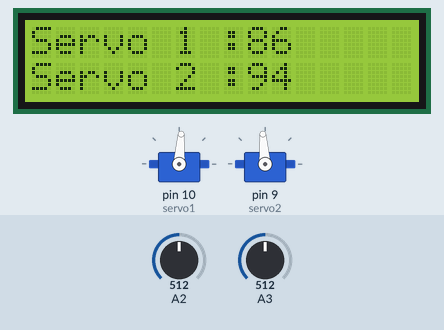
A sketch run on a simulated Arduino Uno, built with avr-gcc and run on an emulated ATmega328P. On the bench: 2 × servo, 16×2 character LCD. The inputs (shaded band) are chosen by the test bench; at power-on: A2 = 512, A3 = 512.

Above: at 0.8 s.
0.9 s: A2 set to 716
At 2.1 s:
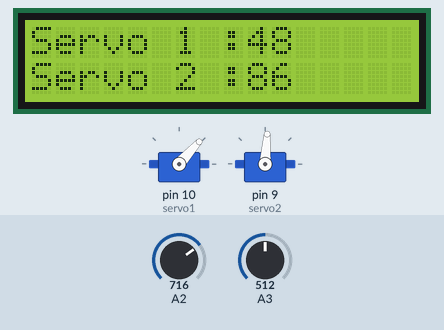
2.4 s: A3 set to 716
At 2.9 s:
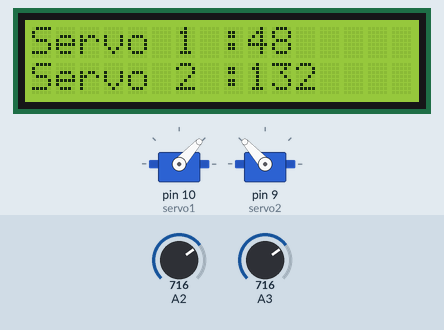
3.9 s: A2 set to 900
At 5.1 s:
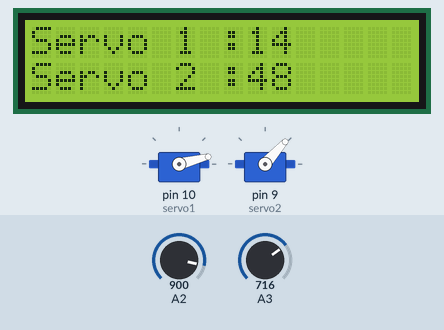
5.4 s: A3 set to 900
At 6.6 s:
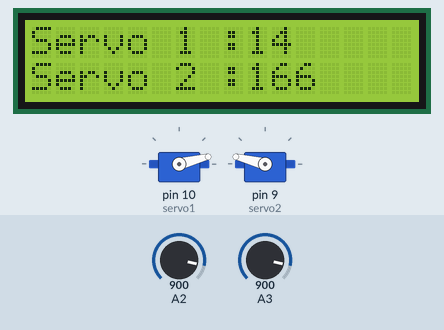
6.9 s: A3 set to 511
At 8.0 s:
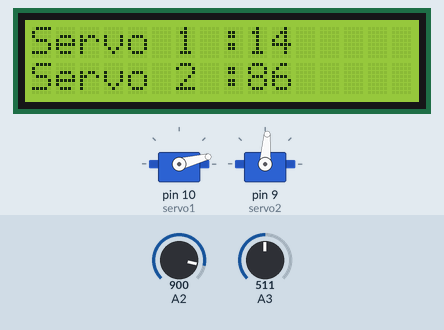
9.9 s: A2 set to 1023
At 11.0 s:
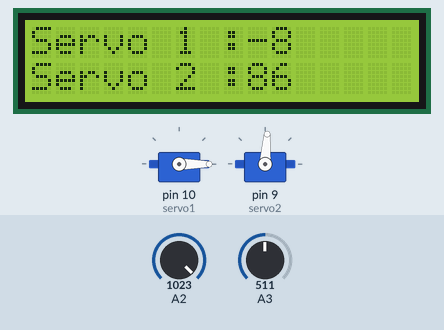
Timing chart, 0 to 12.9 s (numbered marks = the images above; inputs shaded):
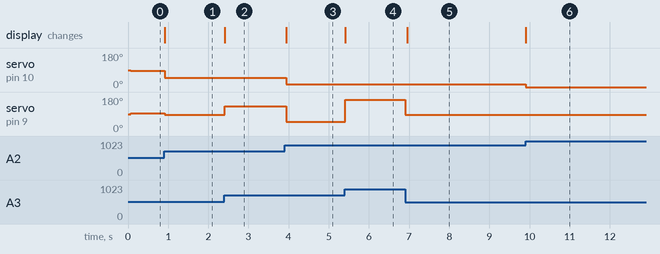

The sketch:

Gomulu_soru_2.ino
```cpp
#include <Servo.h>  //servo kütüphanesi tanımlandı
#include <avr/io.h> //avr/io.h kütüphanesi tanımlandı
#include <LiquidCrystal.h> // LiquidCrystal.h kütüphanesi tanımlandı

LiquidCrystal lcd(12,11,5,4,3,2); // lcd pinleri tanımlandı
Servo servo1; //servod1 nesnesi tanımlandı
Servo servo2; //servod2 nesnesi tanımlandı

void adc_init()
{
    // AREF = AVcc
    ADMUX = (1<<REFS0);

    // ADC aktif edilir ve gerekli bit değerleri 1 lenir
    ADCSRA = (1<<ADEN)|(1<<ADPS2)|(1<<ADPS1)|(1<<ADPS0);
}

// adc okuyucu fonkstion
uint32_t adc_read(uint8_t ch)
{
    //gelen bit değeri and operatörüyle and lenir
    ch &= 0b00000111;
    ADMUX = (ADMUX & 0xF8)|ch;     // son 3 bit sıfırlanır


    //gelen sinyali çevirme işlemimden önce ADSC 1 atanır.
    ADCSRA |= (1<<ADSC);

    //ADSC 0 olur tekrar 1 olana kadar beklenir.
    while(ADCSRA & (1<<ADSC));
    //okunan adc değeri geri döndürülür
    return (ADC);
}

int main(void)
{
  cli();//kesmeler durdurulur
  DDRB=B001100;// servo motor pinleri output olarak ayarlanır
  DDRC =B000000; // ldr pinleri input olarak ayarlandı
  adc_init();//adc init fonksiyonu çağırılır.
  int i=0;// lcd temizleme için kullanılan değişken
  uint32_t adc_result0,adc_result1; // okunan adc değerleri bu değişkenlere atılır
  int servod1,servod2; // servoların derecelerini tutan değişken
  servo1.attach(10); // servo pinleri
  servo2.attach(9); //servo pinleri
  lcd.begin(16,2);  //lcd 16x2 lik olduğu tanımlanır
  sei();  // kesmeleri devam ettirir.
  while(1)
  {//döngü başlatılır
    adc_result0 = adc_read(2);      // analog2 deki okunan değer
    adc_result1 = adc_read(3);      // analog3 deki okunan değer


    servod1=(adc_result0*180.0)/975.0;
    servod2=(adc_result1*180.0)/975.0;
    //okunan adc değeri 0 ile 180 arasına alınır
    //çünkü servo motorlar 0-180 derece arası döner


    if(adc_result0>adc_result1)
    {//soldaki ldr nin direnci büyük ise
      //servolar sola doğru döner ve referans noktasını
      //180 derecen başlar
      servod1=180-servod1;
      servod2=180-servod2;
      servo1.write(servod1);//servolar haraket ettirilir
      servo2.write(servod2);
    }
    if(adc_result0<adc_result1)
    {//eğer sağdaki ldr büyük ise
      //servolar sağa doğru döner
      //referans noktası 0. dereceden başlar
      servo1.write(servod1);
      servo2.write(servod2);
    }
    if(adc_result0==adc_result1)
    {// eğer ldr lere eşit ışık düşerse
     // soldaki servo ışık şiddeti kadar sola döner
     // sağdaki servo ışık şiddeti kadar sağa döner
      servod1=180-servod1;
      servo1.write(servod1);
      servo2.write(servod2);
    }

    lcd.setCursor(0,0);//ilk sutun secilir
    lcd.print("Servo 1 :");//servo 1 yazdırılır
    lcd.print(servod1);//ve servo 1 in derecesi yazdırılır.
    lcd.setCursor(0,1);//ikinci sutun seçilir
    lcd.print("Servo 2 :"); // servo 2 yazdırılır
    lcd.print(servod2); // ve servo 2 nin derecesi yazdırılır.
    i=i+1;// 1 değeri her döngüde 1 arttırılır
    if(i==20)
    {//her 20 adımda bir i sıfırlanır ve
      //lcd temizlenir
      i=0;
      lcd.clear();
    }

  }
}
```

Measured:
- after the input at 0.9 s, servo on pin 10 (servo1): 86° → 48° at once; servo on pin 9 (servo2): 94° → 86° at once; the display: changes at once (image 1)
- after the input at 2.4 s, servo on pin 9 (servo2): 86° → 132° at once; the display: changes at once (image 2)
- after the input at 3.9 s, servo on pin 10 (servo1): 48° → 14° at once; servo on pin 9 (servo2): 132° → 48° at once; the display: changes at once (image 3)
- after the input at 5.4 s, servo on pin 9 (servo2): 48° → 166° at once; the display: changes at once (image 4)
- after the input at 6.9 s, servo on pin 9 (servo2): 166° → 86° at once; the display: changes after 0.05 s (image 5)
- after the input at 9.9 s, servo on pin 10 (servo1): 14° → 0° at once; the display: changes at once (image 6)
